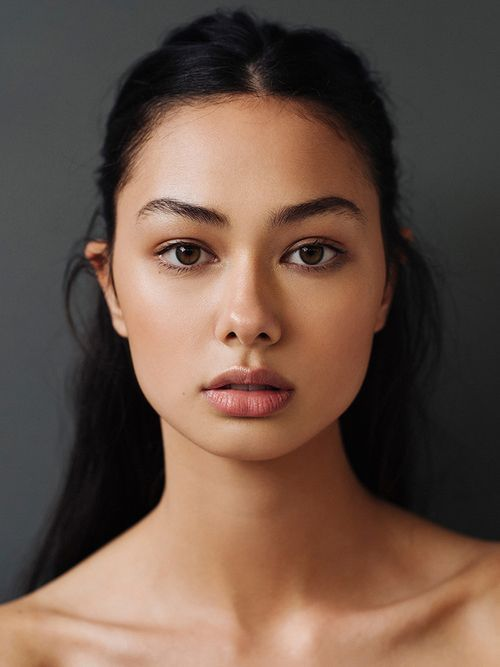
#> input picture MakeUp/source.jpg, 500 x 667 px
$ python -i lipTranfer.py   (imports and definitions only)
#> lines starting #> are read from the running program, lines starting #| are printed output that depends on the picture
#> further down, picture is the input picture: shape (667, 500, 3); mean B, G, R 70.9, 83.3, 106
import math
import numpy as np
import cv2

def gaussian(x, sigma):
    return (1.0 / (2 * math.pi * (sigma ** 2))) * math.exp(- (x ** 2) / (2 * sigma ** 2))


def dist_pixels(pi, pj, qi, qj):
    return math.sqrt(((pi - qi) ** 2) + ((pj - qj) ** 2))


# [10 lines left out: function histogram_equilize_grayscale, not called in this run]

def histogram_equilize_color(inp_img):
    inp_img = cv2.cvtColor(inp_img, cv2.COLOR_BGR2HSV)
#> inp_img: shape (667, 500, 3); mean H, S, V 44.9, 70, 106.9
    equilised_img = np.zeros((inp_img.shape[0], inp_img.shape[1],inp_img.shape[2]), dtype=np.uint8)
    num_pixels = inp_img.shape[0] * inp_img.shape[1]
#> num_pixels = 333500
    flattend_img = inp_img[:,:,2].flatten()
    hist, bins = np.histogram(flattend_img, 256, [0, 255])
#> hist = 256 values, max 7333 at index 77, min 0 at index 250, mean 1302.7; bins = 257 values from 0 to 255
    cdf = hist.cumsum() / float(num_pixels)
#> cdf = 256 values from 6e-06 to 1
    for i in range(inp_img.shape[0]):
        for j in range(inp_img.shape[1]):
            equilised_img[i][j][0] = inp_img[i][j][0]
            equilised_img[i][j][1] = inp_img[i][j][1]
            equilised_img[i][j][2] = cdf[inp_img[i][j][2]] * 255
#> equilised_img: shape (667, 500, 3); mean H, S, V 44.9, 70, 128
    return cv2.cvtColor(equilised_img,cv2.COLOR_HSV2BGR)
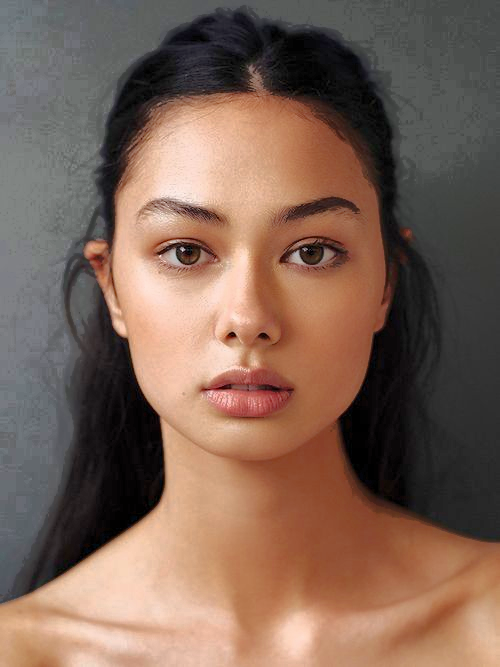
#> returned value: shape (667, 500, 3); mean B, G, R 86.4, 100.3, 126.5

# [45 lines left out: function lip_makeup, not called in this run]

>>> import cv2
>>> picture = cv2.imread('MakeUp/source.jpg')
>>> result = histogram_equilize_color(picture)

$ run again, on MakeUp/makeU.jpg
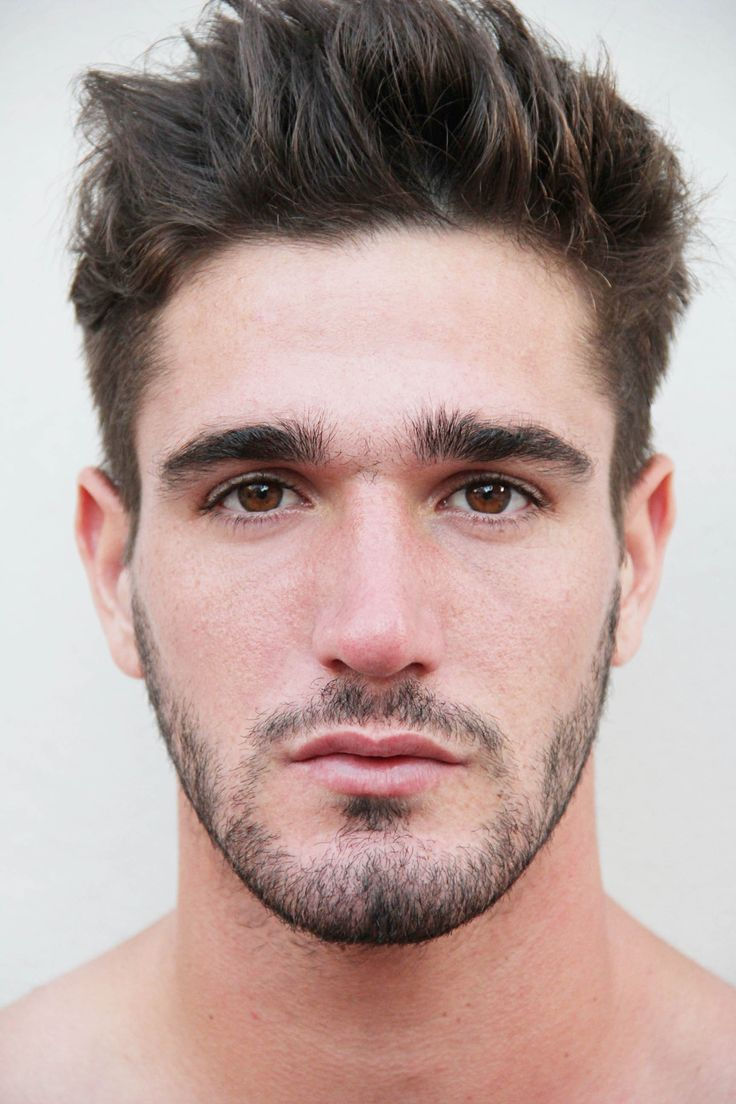
#> input picture MakeUp/makeU.jpg, 736 x 1104 px
#> picture is the input picture: shape (1104, 736, 3); mean B, G, R 153, 158, 180.5
#> inp_img: shape (1104, 736, 3); mean H, S, V 38.9, 47.1, 181.5
#> hist = 256 values, max 30091 at index 222, min 0 at index 250, mean 3174; bins = 257 values from 0 to 255
#> cdf = 256 values from 1.23e-05 to 1
#> in histogram_equilize_color, `return cv2.cvtColor(equilised_img,cv2.COLOR_HSV2BGR)`:
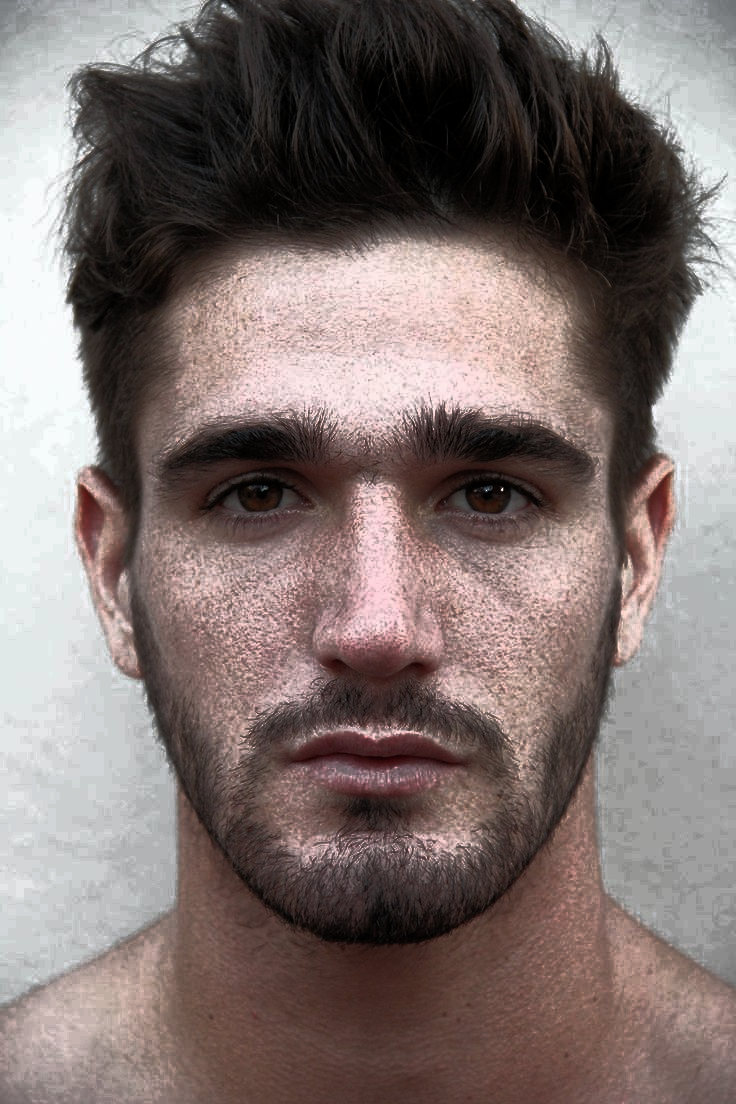
#> returned value: shape (1104, 736, 3); mean B, G, R 111.6, 114.3, 127.7

$ run again, on MakeUp/refer.jpg
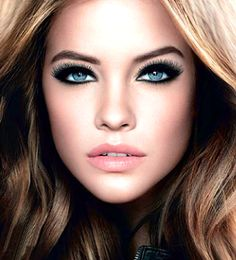
#> input picture MakeUp/refer.jpg, 236 x 260 px
#> picture is the input picture: shape (260, 236, 3); mean B, G, R 95.3, 103.3, 127.2
#> inp_img: shape (260, 236, 3); mean H, S, V 35.3, 105.9, 128.5
#> hist = 256 values, max 6936 at index 255, min 5 at index 0, mean 239.7; bins = 257 values from 0 to 255
#> cdf = 256 values from 8.15e-05 to 1
#> in histogram_equilize_color, `return cv2.cvtColor(equilised_img,cv2.COLOR_HSV2BGR)`:
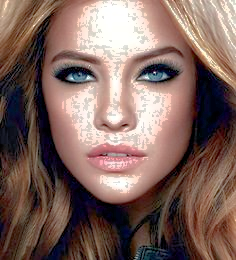
#> returned value: shape (260, 236, 3); mean B, G, R 93.9, 101.2, 126.9

$ run again, on MakeUp/reference.jpg
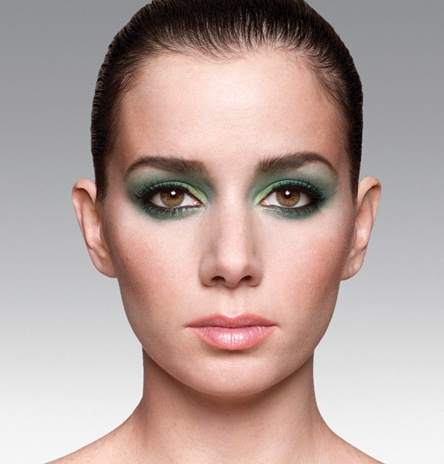
#> input picture MakeUp/reference.jpg, 444 x 464 px
#> picture is the input picture: shape (464, 444, 3); mean B, G, R 156.9, 162.1, 182.5
#> inp_img: shape (464, 444, 3); mean H, S, V 43.5, 45.6, 183.7
#> hist = 256 values, max 3297 at index 243, min 0 at index 0, mean 804.8; bins = 257 values from 0 to 255
#> cdf = 256 values from 0 to 1
#> in histogram_equilize_color, `return cv2.cvtColor(equilised_img,cv2.COLOR_HSV2BGR)`:
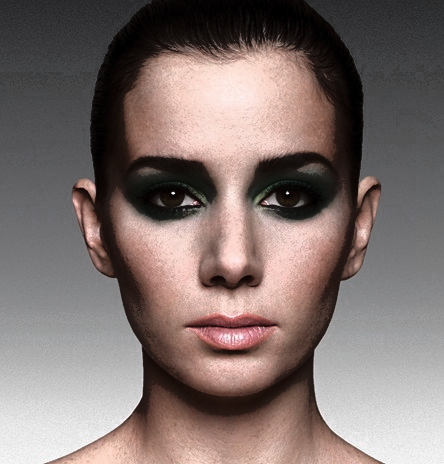
#> returned value: shape (464, 444, 3); mean B, G, R 110.1, 113.4, 127.3
